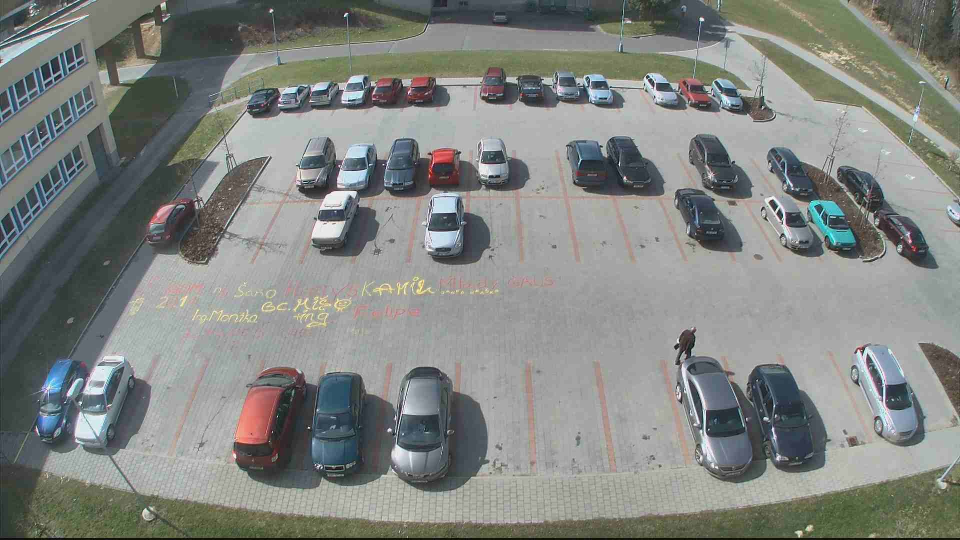
#> input picture 6_semester/ZAO/template/cv01_images/test_01.jpg, 1920 x 1080 px (shown at 1/2 size); its folder holds only this picture in this run
$ python cv01-hw.py
#> lines starting #> are read from the running program, lines starting #| are printed output that depends on the picture; after the words box and inside, x2 and y2 are one past the last pixel; in counts of white or black regions, pixels touching at a corner belong together
import cv2
import matplotlib.pyplot as plt
import os
import math

input_folder = "cv01_images"
output_folder = "cropped"
x1, y1 = 778, 725
w, h = 140, 220
num_spaces = 3
all_crops = []

image_files = [f for f in os.listdir(input_folder) if f.lower().endswith(".jpg")]

if not os.path.exists(output_folder):
    os.makedirs(output_folder)

for img_file in image_files:
    img_path = os.path.join(input_folder, img_file)
    img = cv2.imread(img_path)
#> img is the input picture: shape (1080, 1920, 3); mean B, G, R 129, 132.6, 129.4

    cropped_images = []

    for i in range(num_spaces):
        start_x = x1 + i * w
        cv2.rectangle(img, (start_x, y1), (start_x + w, y1 + h), (0, 255, 0), 2)

        crop = img[y1:y1 + h, start_x:start_x + w]
        cropped_images.append(crop)
        all_crops.append(crop)

        image_name = os.path.splitext(img_file)[0]
        crop_name = f"{image_name}_crop_{i+1}.jpg"
        cv2.imwrite(os.path.join(output_folder, crop_name), crop)
#> this loop made 3 passes
#> pass 1, `crop = img[y1:y1 + h, start_x:start_x + w]`:
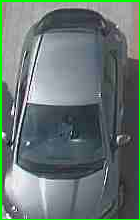
#> crop: shape (220, 140, 3); mean B, G, R 114.4, 118.3, 103
#> pass 2, `crop = img[y1:y1 + h, start_x:start_x + w]`:
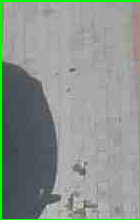
#> crop: shape (220, 140, 3); mean B, G, R 140.1, 148, 137.6
#> pass 3, `crop = img[y1:y1 + h, start_x:start_x + w]`:
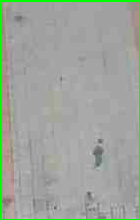
#> crop: shape (220, 140, 3); mean B, G, R 155.5, 165.3, 157.9
#> after the loop:
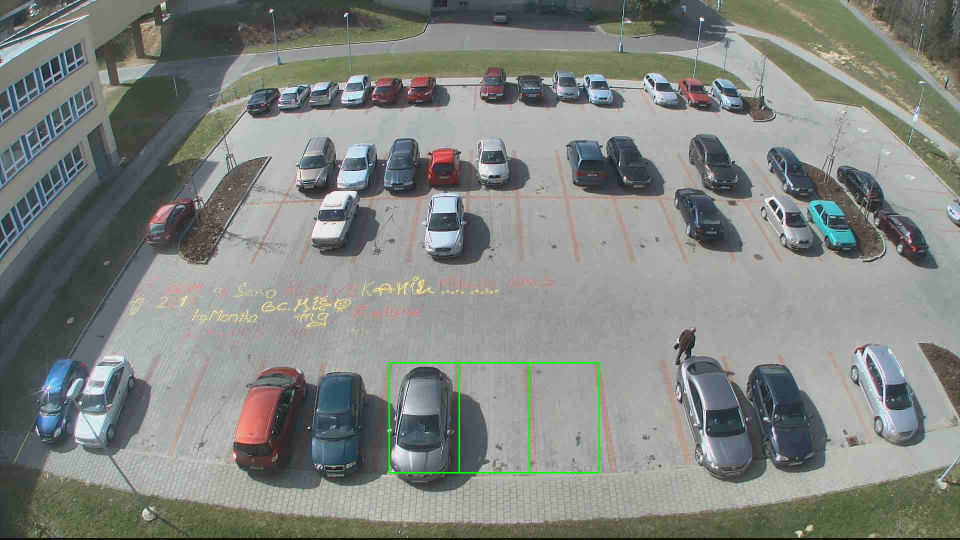
#> img: shape (1080, 1920, 3) (shown at 1/2 size); 0.25% of pixels changed, all inside (x1, y1, x2, y2) = (777, 724, 1200, 947)
#> after the loop, all_crops = 3 items; cropped_images = 3 items

    plt.figure(figsize=(12, 4))

    plt.subplot(1, num_spaces + 1, 1)
    plt.imshow(cv2.cvtColor(img, cv2.COLOR_BGR2RGB))
    plt.axis("off")

    for i, cimg in enumerate(cropped_images, start=1):
        plt.subplot(1, num_spaces + 1, i + 1)
        plt.imshow(cv2.cvtColor(cimg, cv2.COLOR_BGR2RGB))
        plt.title(f"Crop {i}")
        plt.axis("off")

    plt.show()
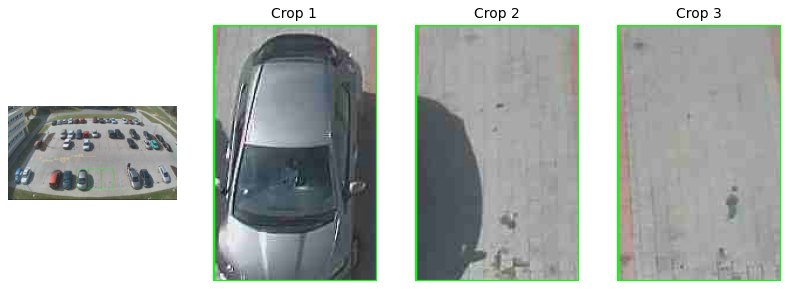
#> figure drawn by matplotlib, 4 panels

cols = 3
rows = 4

plt.figure(figsize=(2 * cols, 2 * rows))
for i, crop_img in enumerate(all_crops, start=1):
    plt.subplot(rows, cols, i)
    plt.imshow(cv2.cvtColor(crop_img, cv2.COLOR_BGR2RGB))
    plt.axis("off")

plt.show()
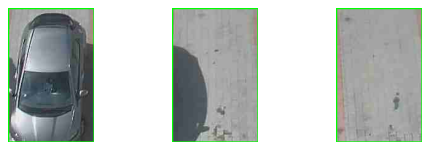
#> figure drawn by matplotlib, 3 panels

$ run again, on 6_semester/ZAO/template/cv01_images/test_02.jpg
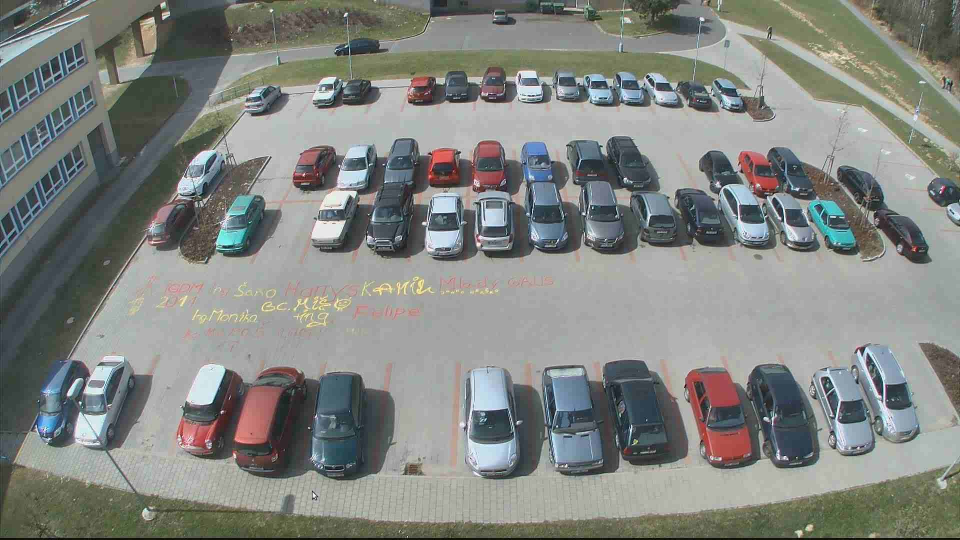
#> input picture 6_semester/ZAO/template/cv01_images/test_02.jpg, 1920 x 1080 px (shown at 1/2 size)
#> img is the input picture: shape (1080, 1920, 3); mean B, G, R 128.5, 132.7, 129.7
#> after the loop `for i in range(num_spaces):`:
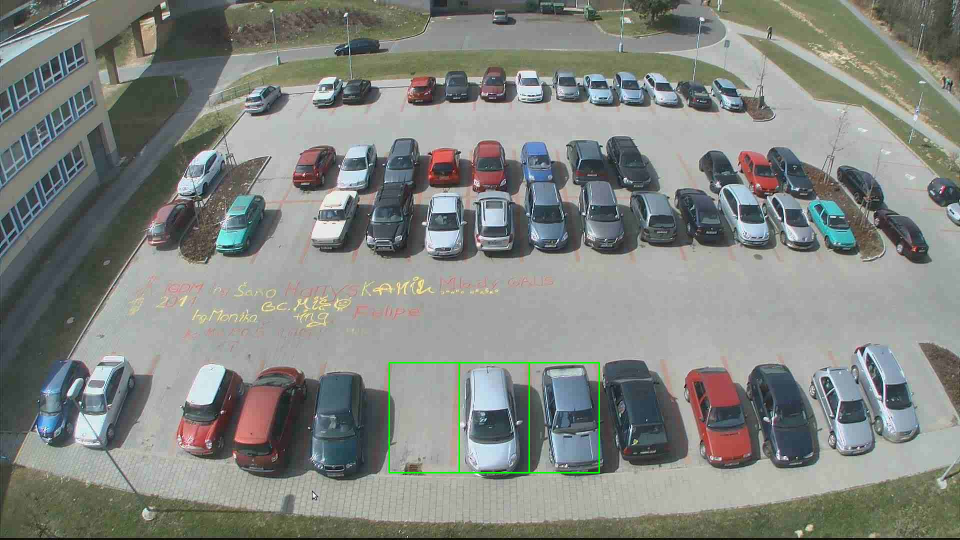
#> img: shape (1080, 1920, 3) (shown at 1/2 size); 0.25% of pixels changed, all inside (x1, y1, x2, y2) = (777, 724, 1200, 947)
#> after the loop `for i in range(num_spaces):`: all_crops = 3 items
#> the loop `for i, cimg in enumerate(cropped_images, start=1):` made 3 passes
#> the loop `for i, crop_img in enumerate(all_crops, start=1):` made 3 passes
#> `plt.show()`:
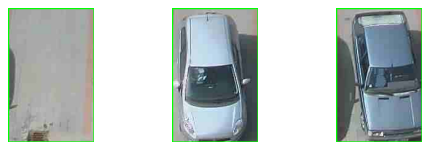
#> figure drawn by matplotlib, 3 panels

$ run again, on 6_semester/ZAO/template/cv01_images/test_03.jpg
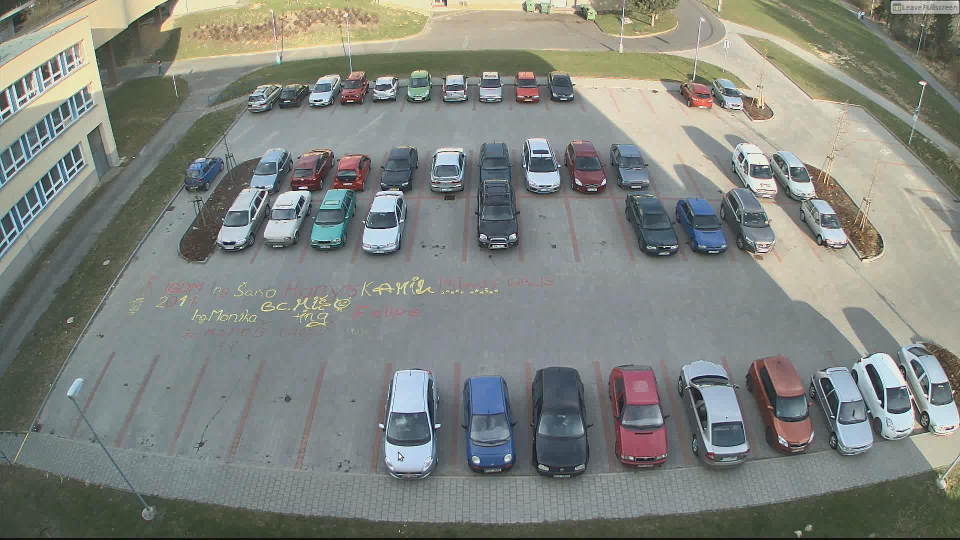
#> input picture 6_semester/ZAO/template/cv01_images/test_03.jpg, 1920 x 1080 px (shown at 1/2 size)
#> img is the input picture: shape (1080, 1920, 3); mean B, G, R 126.9, 132.6, 128.5
#> after the loop `for i in range(num_spaces):`:
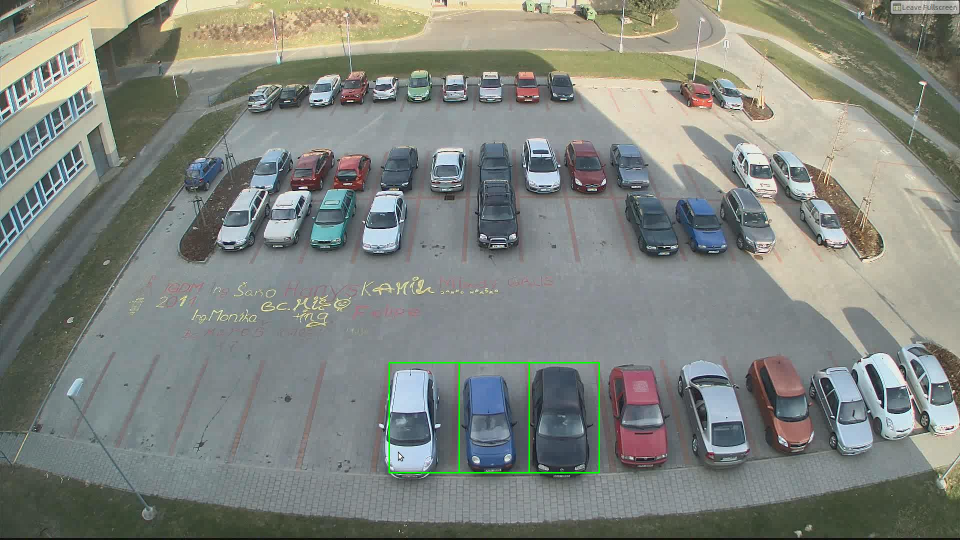
#> img: shape (1080, 1920, 3) (shown at 1/2 size); 0.25% of pixels changed, all inside (x1, y1, x2, y2) = (777, 724, 1200, 947)
#> after the loop `for i in range(num_spaces):`: all_crops = 3 items
#> the loop `for i, cimg in enumerate(cropped_images, start=1):` made 3 passes
#> the loop `for i, crop_img in enumerate(all_crops, start=1):` made 3 passes
#> `plt.show()`:
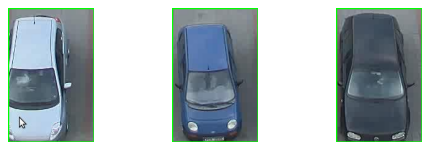
#> figure drawn by matplotlib, 3 panels

$ run again, on 6_semester/ZAO/template/cv01_images/test_04.jpg
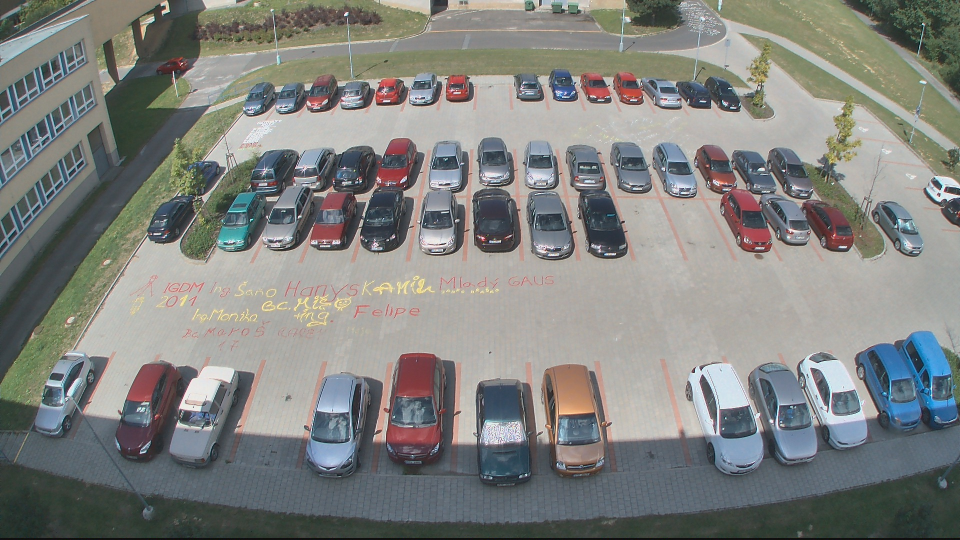
#> input picture 6_semester/ZAO/template/cv01_images/test_04.jpg, 1920 x 1080 px (shown at 1/2 size)
#> img is the input picture: shape (1080, 1920, 3); mean B, G, R 127, 130.3, 128.6
#> after the loop `for i in range(num_spaces):`:
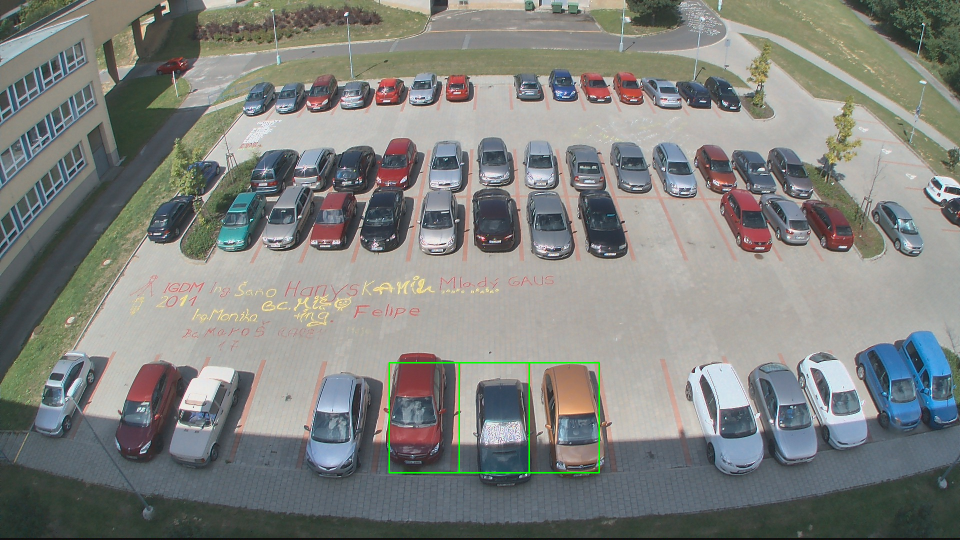
#> img: shape (1080, 1920, 3) (shown at 1/2 size); 0.25% of pixels changed, all inside (x1, y1, x2, y2) = (777, 724, 1200, 947)
#> after the loop `for i in range(num_spaces):`: all_crops = 3 items
#> the loop `for i, cimg in enumerate(cropped_images, start=1):` made 3 passes
#> the loop `for i, crop_img in enumerate(all_crops, start=1):` made 3 passes
#> `plt.show()`:
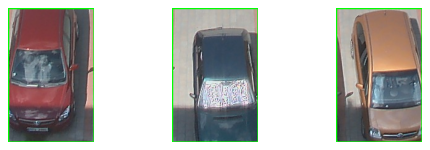
#> figure drawn by matplotlib, 3 panels
